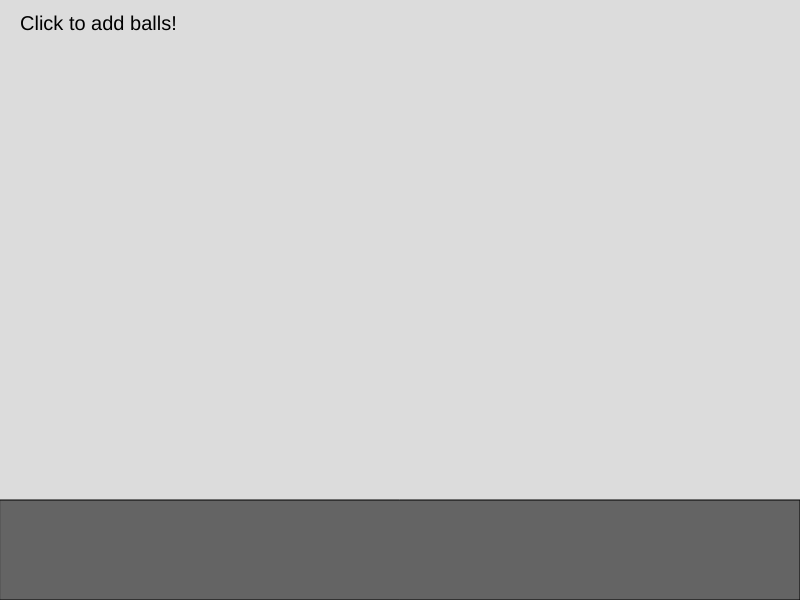
Frame 1 (no input)
Frame 60 (no input): identical to frame 1, image omitted
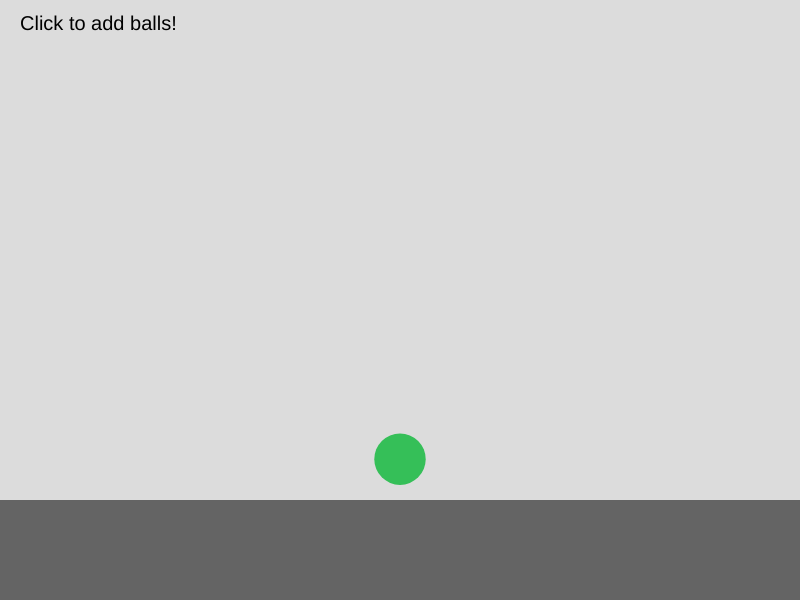
Frame 120 (the mouse pressed at the canvas centre since frame 60)

The p5.js sketch that drew these frames (run headless with seeded random() and noise() and a simulated clock; from frame 60 on, the mouse is pressed at the canvas centre):

// p5.js sketch
// ── sketch.js
let balls = [];

const gravity = 0.6;
const groundY = 500;

function setup() {
  createCanvas(800, 600);
}

// ボールを作る関数
function createBall(x, y) {
  let ball = {
    x: x,
    y: y,
    size: random(30, 60),
    vy: 0,
    color: color(random(255), random(255), random(255))
  };

  balls.push(ball);
}

// ボールを動かす関数
function updateBall(ball) {
  // 重力を加える
  ball.vy += gravity;
  ball.y += ball.vy;

  // 地面に着いたら跳ね返る
  if (ball.y + ball.size / 2 >= groundY) {
    ball.y = groundY - ball.size / 2;
    ball.vy *= -0.8;

    // 跳ねる力が弱くなったら止める
    if (abs(ball.vy) < 2) {
      ball.vy = 0;
    }
  }
}

// ボールを描画する関数
function drawBall(ball) {
  fill(ball.color);
  noStroke();
  circle(ball.x, ball.y, ball.size);
}

function draw() {
  background(220);

  // 地面を描く
  fill(100);
  rect(0, groundY, width, height - groundY);

  // 配列に入っているすべてのボールを処理
  for (let i = 0; i < balls.length; i++) {
    updateBall(balls[i]);
    drawBall(balls[i]);
  }

  // 説明を表示
  fill(0);
  textSize(20);
  text("Click to add balls!", 20, 30);
}

// マウスをクリックするとボールを追加
function mousePressed() {
  if (mouseY < groundY) {
    createBall(mouseX, mouseY);
  }
}
